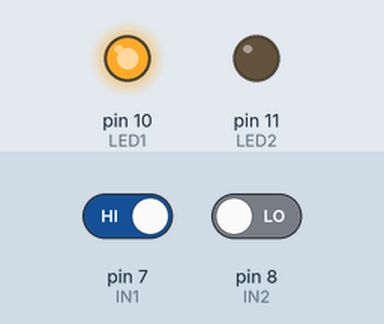
The sketch below on a simulated Arduino Uno, built with avr-gcc and run on an emulated ATmega328P. Parts: output pins drawn as LEDs (lit = HIGH). Dashed ring = blinking. The test bench sets the inputs (shaded band); at power-on: pin 7 (IN1) HIGH, pin 8 (IN2) LOW.

Above: at 1.2 s.
1.3 s: pin 7 (IN1) driven LOW
At 2.3 s:
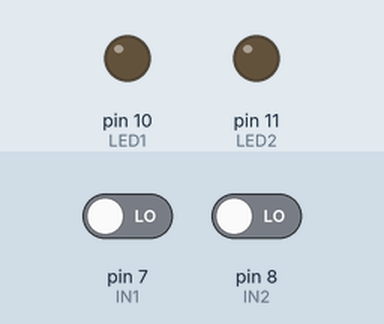
2.8 s: pin 8 (IN2) driven HIGH
At 3.04 s:
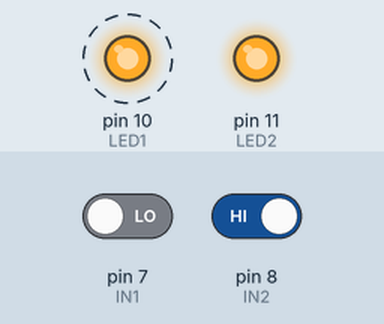
5.8 s: pin 7 (IN1) driven HIGH
At 6.25 s:
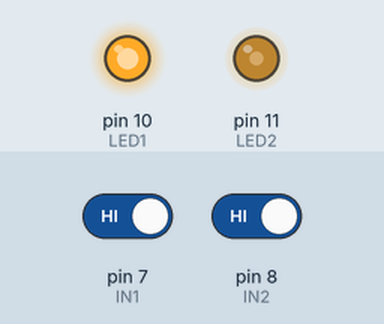
8.8 s: pin 7 (IN1) driven LOW
At 9.54 s:
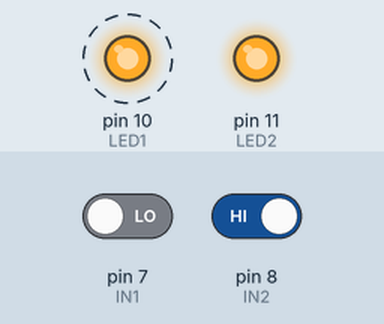
Timing chart, 0 to 12.8 s (numbered marks = the images above; inputs shaded):
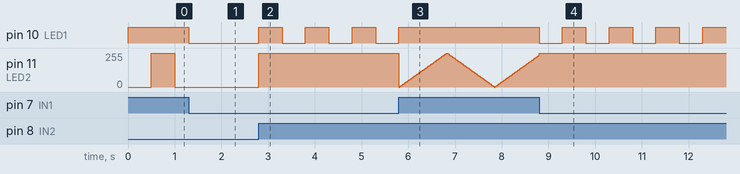

The sketch:

Code02.ino
```cpp
const int LED1 = 10;
const int LED2 = 11;

const int IN1 = 7;
const int IN2 = 8;

int mode = 0;

// Blink timing
unsigned long previousMillis = 0;
const unsigned long blinkInterval = 500;
bool blinkState = false;

// Breathing timing
int brightness = 0;
int fadeAmount = 5;
unsigned long previousFadeMillis = 0;
const unsigned long fadeInterval = 20;

void setup() {
  pinMode(LED1, OUTPUT);
  pinMode(LED2, OUTPUT);

  pinMode(IN1, INPUT);
  pinMode(IN2, INPUT);
}

void loop() {

  readInputs();
  updateOutputs();
}

void readInputs() {

  int val1 = digitalRead(IN1);
  int val2 = digitalRead(IN2);

  if (val1 == LOW && val2 == HIGH) {
    mode = 1;
  }
  else if (val1 == HIGH && val2 == LOW) {
    mode = 2;
  }
  else if (val1 == HIGH && val2 == HIGH) {
    mode = 3;
  }
  else {
    mode = 0;  // idle or undefined
  }
}

void updateOutputs() {

  unsigned long currentMillis = millis();

  if (mode == 1) {
    digitalWrite(LED2, HIGH);

    if (currentMillis - previousMillis >= blinkInterval) {
      previousMillis = currentMillis;
      blinkState = !blinkState;
      digitalWrite(LED1, blinkState);
    }
  }

  else if (mode == 2) {
    digitalWrite(LED1, HIGH);

    if (currentMillis - previousMillis >= blinkInterval) {
      previousMillis = currentMillis;
      blinkState = !blinkState;
      digitalWrite(LED2, blinkState);
    }
  }

  else if (mode == 3) {
    digitalWrite(LED1, HIGH);

    if (currentMillis - previousFadeMillis >= fadeInterval) {
      previousFadeMillis = currentMillis;

      analogWrite(LED2, brightness);
      brightness += fadeAmount;

      if (brightness <= 0 || brightness >= 255) {
        fadeAmount = -fadeAmount;
      }
    }
  }

  else {
    digitalWrite(LED1, LOW);
    digitalWrite(LED2, LOW);
  }
}
```

Measured:
- after the input at 1.3 s, pin 10 (LED1): HIGH → LOW at once; pin 11 (LED2): stays 0/255 (without the input it goes to 255/255 after 0.20 s)
- after the input at 2.8 s, pin 10 (LED1): alternates HIGH for 0.50 s and LOW for 0.50 s, starting at once; pin 11 (LED2): 0/255 → 255/255 at once
- after the input at 5.8 s, pin 10 (LED1): goes on until 5.8 s, then stays HIGH
- after the input at 8.8 s, pin 10 (LED1): alternates HIGH for 0.50 s and LOW for 0.50 s, starting at once
